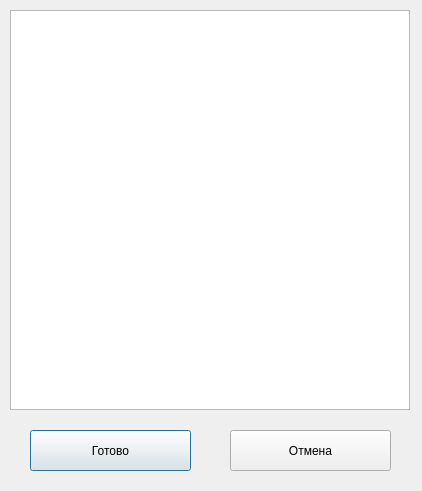
<?xml version="1.0" encoding="UTF-8"?>
<ui version="4.0">
 <class>place_user_figure_dialog</class>
 <widget class="QDialog" name="place_user_figure_dialog">
  <property name="geometry">
   <rect>
    <x>0</x>
    <y>0</y>
    <width>422</width>
    <height>491</height>
   </rect>
  </property>
  <property name="windowTitle">
   <string>Dialog</string>
  </property>
  <widget class="QGraphicsView" name="dialog_desk">
   <property name="geometry">
    <rect>
     <x>10</x>
     <y>10</y>
     <width>400</width>
     <height>400</height>
    </rect>
   </property>
  </widget>
  <widget class="QPushButton" name="dialog_confirm">
   <property name="geometry">
    <rect>
     <x>30</x>
     <y>430</y>
     <width>161</width>
     <height>41</height>
    </rect>
   </property>
   <property name="text">
    <string>Готово</string>
   </property>
  </widget>
  <widget class="QPushButton" name="dialog_cancel">
   <property name="geometry">
    <rect>
     <x>230</x>
     <y>430</y>
     <width>161</width>
     <height>41</height>
    </rect>
   </property>
   <property name="text">
    <string>Отмена</string>
   </property>
  </widget>
 </widget>
 <resources/>
 <connections/>
</ui>
